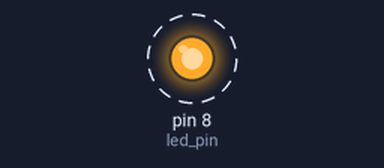
Simulated run of this sketch. Board: Arduino Uno, built with avr-gcc and run on an emulated ATmega328P. Parts: output pins drawn as LEDs (lit = HIGH). Dashed ring = blinking.

Above: at 0.5 s.
Timing chart, 0 to 4.6 s (numbered marks = the images above):
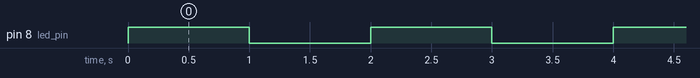

The sketch:

Blink.ino
```cpp
int led_pin=8;

void setup()
{

pinMode(led_pin,OUTPUT);


}

void loop()

{
digitalWrite(led_pin,HIGH);

delay(1000);

digitalWrite(led_pin,LOW);
delay(1000);
}
```

Measured:
- by itself, pin 8 (led_pin): alternates HIGH for 1.0 s and LOW for 1.0 s
